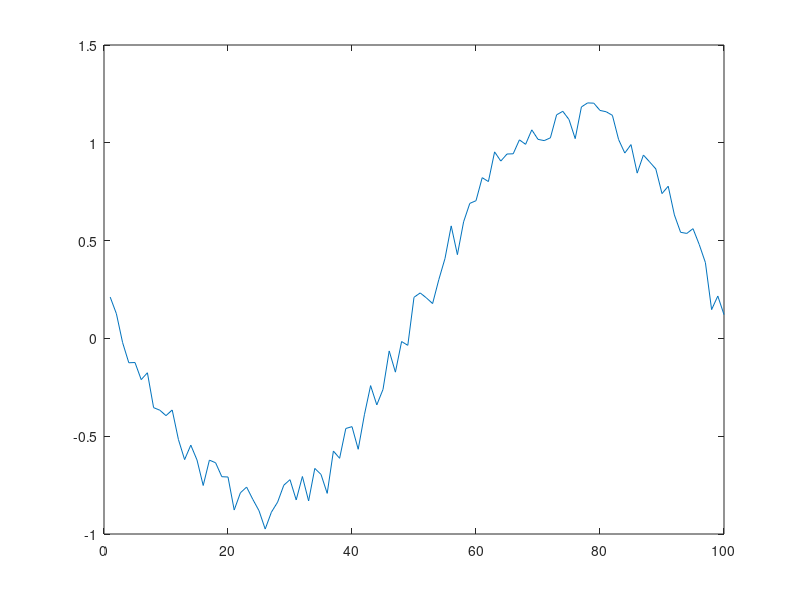

Here is the MATLAB script that generated this plot: (Note: this script raises an error after producing the figure.)
%%
close all; 
clear; 
clc; 
%%
% Czestotliwosc musi byc podana jako znormalizowana, czyli
% podajemy od 0 do 1*2/fp.
fp = 512;
t = linspace(-pi,pi,100);
rng default  %initialize random number generator
x = sin(t) + 0.25*rand(size(t));
plot(x);
%%
% Wykorzystanie metody okien
% B = fir1(100, 100 * 2/fp);
% freqz(B, 1, 512, 512)
% B = fir1(500, [50*2/fp 200*2/fp], 'DC-0');
% freqz(B, 1, 512, 512)
%%
% Chcemy miec porzadana charakterystyke czestotliwosciowa
load chirp
y = y + 0.25*(rand(size(y))-0.5);
F = [0 50*2/fp 51*2/fp 199*2/fp 200*2/fp 256*2/fp];
A = [0 0 1 1 0 0];
B = fir2(20, F, A);
fig2 = figure;
freqz(B, 1, 512, 512)
[h p] = freqz(B, 1);
fig3 = figure;
plot((p/pi)*256, abs(h));
hold on
plot(F*256, A);
y = filter(B, 1, x);
% fig4 = figure;
% plot(y);
% Inne formy projektowania np. FIRLS czy FIRPM.
